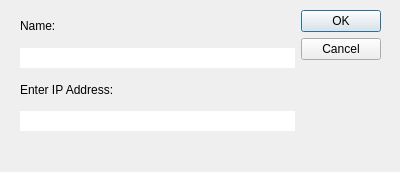
<?xml version="1.0" encoding="UTF-8"?>
<ui version="4.0">
 <class>Dialog</class>
 <widget class="QDialog" name="Dialog">
  <property name="geometry">
   <rect>
    <x>0</x>
    <y>0</y>
    <width>400</width>
    <height>172</height>
   </rect>
  </property>
  <property name="windowTitle">
   <string>popup</string>
  </property>
  <widget class="QWidget" name="">
   <property name="geometry">
    <rect>
     <x>20</x>
     <y>10</y>
     <width>361</width>
     <height>141</height>
    </rect>
   </property>
   <layout class="QVBoxLayout" name="verticalLayout_2">
    <item>
     <layout class="QHBoxLayout" name="horizontalLayout">
      <item>
       <layout class="QVBoxLayout" name="verticalLayout">
        <item>
         <widget class="QLabel" name="name">
          <property name="text">
           <string>Name:</string>
          </property>
         </widget>
        </item>
        <item>
         <widget class="QLineEdit" name="entername">
          <property name="frame">
           <bool>false</bool>
          </property>
         </widget>
        </item>
        <item>
         <widget class="QLabel" name="ipaddress">
          <property name="text">
           <string>Enter IP Address:</string>
          </property>
         </widget>
        </item>
        <item>
         <widget class="QLineEdit" name="ipaddress_2">
          <property name="text">
           <string/>
          </property>
          <property name="frame">
           <bool>false</bool>
          </property>
         </widget>
        </item>
       </layout>
      </item>
      <item>
       <widget class="QDialogButtonBox" name="buttonBox">
        <property name="orientation">
         <enum>Qt::Vertical</enum>
        </property>
        <property name="standardButtons">
         <set>QDialogButtonBox::Cancel|QDialogButtonBox::Ok</set>
        </property>
        <property name="centerButtons">
         <bool>false</bool>
        </property>
       </widget>
      </item>
     </layout>
    </item>
    <item>
     <widget class="QLabel" name="dialogbox">
      <property name="text">
       <string/>
      </property>
     </widget>
    </item>
   </layout>
  </widget>
 </widget>
 <resources/>
 <connections>
  <connection>
   <sender>buttonBox</sender>
   <signal>accepted()</signal>
   <receiver>Dialog</receiver>
   <slot>accept()</slot>
   <hints>
    <hint type="sourcelabel">
     <x>248</x>
     <y>254</y>
    </hint>
    <hint type="destinationlabel">
     <x>157</x>
     <y>274</y>
    </hint>
   </hints>
  </connection>
  <connection>
   <sender>buttonBox</sender>
   <signal>rejected()</signal>
   <receiver>Dialog</receiver>
   <slot>reject()</slot>
   <hints>
    <hint type="sourcelabel">
     <x>316</x>
     <y>260</y>
    </hint>
    <hint type="destinationlabel">
     <x>286</x>
     <y>274</y>
    </hint>
   </hints>
  </connection>
 </connections>
</ui>
